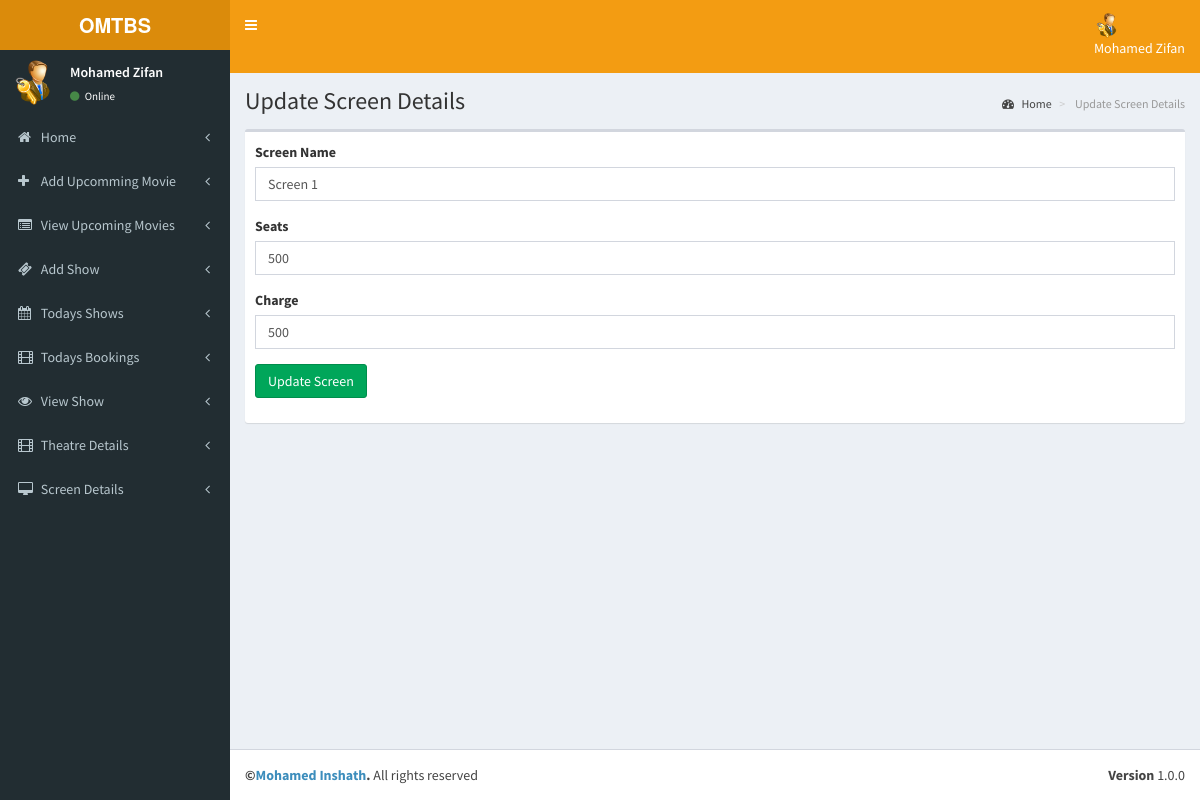
Screenshot of /OMTBS/theater/pages/update_screen.php (signed in) with the database file from the repository.
### tables this page shows
CREATE TABLE `tbl_screens` (
  `screen_id` int(11) NOT NULL,
  `t_id` int(11) NOT NULL COMMENT 'theatre id',
  `screen_name` varchar(110) NOT NULL,
  `seats` int(11) NOT NULL COMMENT 'number of seats',
  `charge` int(11) NOT NULL
);

### OMTBS/theater/pages/update_screen.php (the view, shortened to what this page needs)
<?php
include('../partials/header.php');
?>
<div class="content-wrapper">
    <section class="content-header">
        <h1>
            Update Screen Details
        </h1>
        <ol class="breadcrumb">
            <li><a href="dashboard.php"><i class="fa fa-dashboard"></i> Home</a></li>
            <li class="active"> Update Screen Details</li>
        </ol>
    </section>
    <section class="content">
        <div class="box">
            <div class="box-body">
                <?php
                include('../config/config.php');
                $qry = "SELECT * FROM `tbl_screens` WHERE  t_id = '" . $_SESSION['theater_id'] . "'";
                $result = mysqli_query($conn, $qry);
                if(mysqli_num_rows($result)){
                    while($row = mysqli_fetch_array($result)){
                ?>
                <form action="../backend/update_screen.php" method="post" enctype="multipart/form-data" id="form1">
                    <div class="form-group">
                        <label class="control-label">Screen Name</label>
                        <input type="text" name="name" class="form-control" value="<?php echo $row['screen_name']; ?>"/>
                    </div>
                    <div class="form-group">
                        <label class="control-label">Seats</label>
                        <input type="number" name="seats" class="form-control" value="<?php echo $row['seats']; ?>"/>
                    </div>
                    <div class="form-group">
                        <label class="control-label">Charge</label>
                        <input type="number" name="charge" class="form-control" value="<?php echo $row['charge']; ?>"/>
                    </div>
                    <div class="form-group">
                        <button type="submit" class="btn btn-success">Update Screen</button>
                    </div>
                </form>
                <?php
                }}
                ?>
            </div>
        </div>
    </section>
</div>
<?php
include('../partials/footer.php');
?>

### rows the page displays
tbl_screens: name "Screen 1", seats "500", charge "500"

### other values shown
$_SESSION['theater_name'] "Mohamed Zifan"
